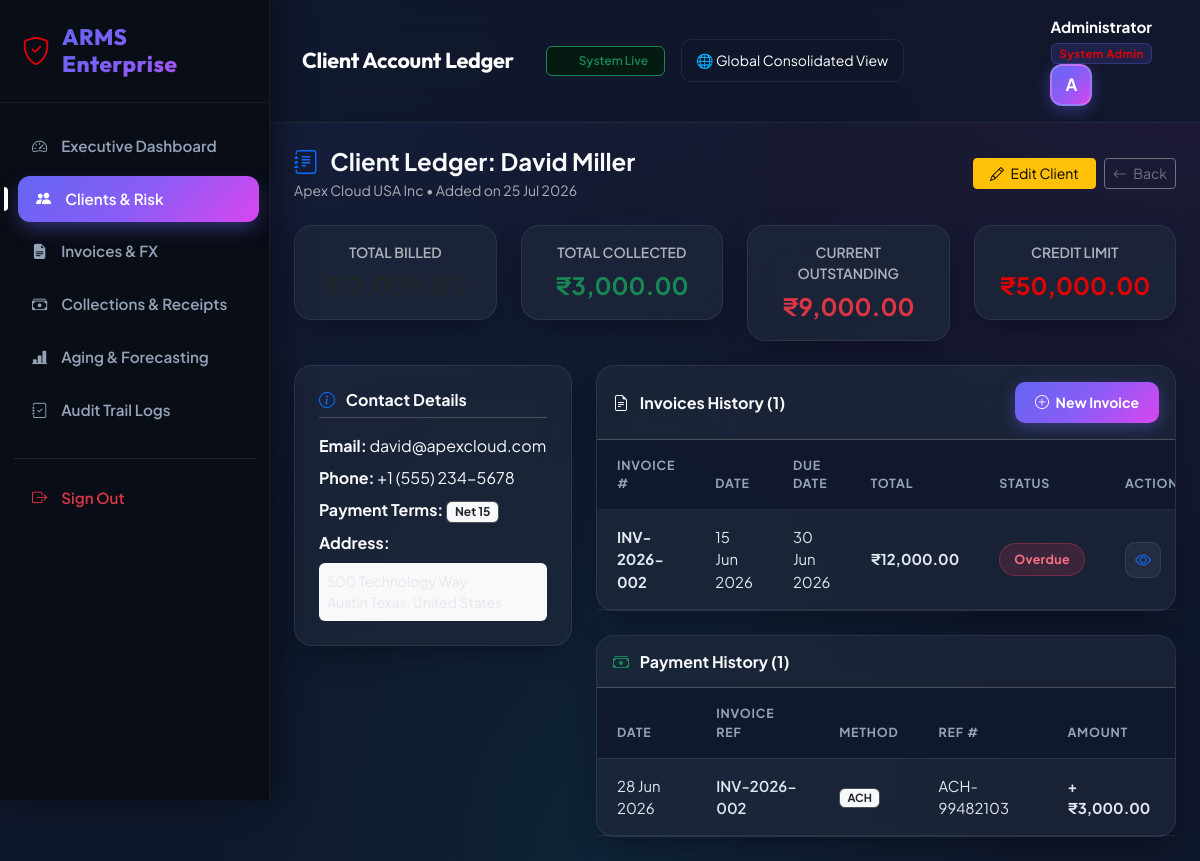
Page /customers/view.php?id=2 (signed in) on the committed database.
### tables this page shows
CREATE TABLE customers (
    customer_id INT AUTO_INCREMENT PRIMARY KEY,
    entity_id INT NOT NULL DEFAULT 1,
    customer_name VARCHAR(100) NOT NULL,
    company_name VARCHAR(150),
    email VARCHAR(100),
    phone VARCHAR(20),
    address TEXT,
    city VARCHAR(100),
    state VARCHAR(100),
    country VARCHAR(100),
    currency_code VARCHAR(10) DEFAULT 'INR',
    credit_limit DECIMAL(12,2) DEFAULT 100000.00,
    payment_terms VARCHAR(50) DEFAULT 'Net 30',
    risk_level ENUM('Low','Medium','High') DEFAULT 'Low',
    credit_hold TINYINT(1) DEFAULT 0,  
    created_at TIMESTAMP DEFAULT CURRENT_TIMESTAMP,
    FOREIGN KEY (entity_id) REFERENCES entities(entity_id) ON DELETE CASCADE
);

CREATE TABLE invoices (
    invoice_id INT AUTO_INCREMENT PRIMARY KEY,
    entity_id INT NOT NULL DEFAULT 1,
    customer_id INT NOT NULL,
    invoice_number VARCHAR(50) UNIQUE NOT NULL,
    invoice_date DATE NOT NULL,
    due_date DATE NOT NULL,
    currency_code VARCHAR(10) DEFAULT 'INR',
    fx_rate DECIMAL(10,4) DEFAULT 1.0000,  
    subtotal DECIMAL(12,2) NOT NULL DEFAULT 0.00,
    tax_amount DECIMAL(12,2) NOT NULL DEFAULT 0.00,
    total_amount DECIMAL(12,2) NOT NULL DEFAULT 0.00,
    paid_amount DECIMAL(12,2) NOT NULL DEFAULT 0.00,
    late_fee DECIMAL(12,2) NOT NULL DEFAULT 0.00,
    status ENUM('Pending','Partially Paid','Paid','Overdue') DEFAULT 'Pending',
    notes TEXT,
    created_at TIMESTAMP DEFAULT CURRENT_TIMESTAMP,
    FOREIGN KEY(entity_id) REFERENCES entities(entity_id) ON DELETE CASCADE,
    FOREIGN KEY(customer_id) REFERENCES customers(customer_id) ON DELETE CASCADE
);

CREATE TABLE payments (
    payment_id INT AUTO_INCREMENT PRIMARY KEY,
    invoice_id INT NOT NULL,
    payment_date DATE NOT NULL,
    amount DECIMAL(12,2) NOT NULL,
    currency_code VARCHAR(10) DEFAULT 'INR',
    fx_rate DECIMAL(10,4) DEFAULT 1.0000,
    payment_method ENUM('Wire Transfer','ACH','Credit Card','UPI','Cheque') DEFAULT 'Wire Transfer',
    reference_no VARCHAR(100),
    remarks TEXT,
    created_at TIMESTAMP DEFAULT CURRENT_TIMESTAMP,
    FOREIGN KEY (invoice_id) REFERENCES invoices(invoice_id) ON DELETE CASCADE
);

### customers/view.php (the view, shortened to what this page needs)
<?php
require_once "../config/database.php";
$id = intval($_GET['id'] ?? 0);
try {
    $stmt = $conn->prepare("SELECT * FROM customers WHERE customer_id = ?");
    $stmt->execute([$id]);
    $customer = $stmt->fetch(PDO::FETCH_ASSOC);
    $inv_stmt = $conn->prepare("
        SELECT * FROM invoices
        WHERE customer_id = ?
        ORDER BY invoice_id DESC
    ");
    $inv_stmt->execute([$id]);
    $invoices = $inv_stmt->fetchAll(PDO::FETCH_ASSOC);
    $pay_stmt = $conn->prepare("
        SELECT p.*, i.invoice_number
        FROM payments p
        JOIN invoices i ON p.invoice_id = i.invoice_id
        WHERE i.customer_id = ?
        ORDER BY p.payment_id DESC
    ");
    $pay_stmt->execute([$id]);
    $payments = $pay_stmt->fetchAll(PDO::FETCH_ASSOC);
    $total_billed = 0;
    $total_paid = 0;
    foreach ($invoices as $inv) {
        $total_billed += $inv['total_amount'];
        $total_paid += $inv['paid_amount'];
    }
    $balance_due = max(0, $total_billed - $total_paid);
} catch (PDOException $e) {
    die("Database Error: " . $e->getMessage());
}
include "../includes/header.php";
include "../includes/sidebar.php";
?>
<div class="content">
    <?php include "../includes/navbar.php"; ?>
    <div class="container-fluid p-4">
        <div class="d-flex justify-content-between align-items-center mb-4">
            <div>
                <h4 class="fw-bold mb-1"><i class="bi bi-journal-text text-primary me-2"></i> Client Ledger: <?= htmlspecialchars($customer['customer_name']) ?></h4>
                <p class="text-muted small mb-0"><?= htmlspecialchars($customer['company_name'] ?: 'Individual Client') ?> &bull; Added on <?= date('d M Y', strtotime($customer['created_at'])) ?></p>
            </div>
            <div class="d-flex gap-2">
                <a href="edit.php?id=<?= $id ?>" class="btn btn-warning btn-sm px-3"><i class="bi bi-pencil me-1"></i> Edit Client</a>
                <a href="index.php" class="btn btn-outline-secondary btn-sm"><i class="bi bi-arrow-left me-1"></i> Back</a>
            </div>
        </div>
        <div class="row g-4 mb-4">
            <div class="col-md-3">
                <div class="card-custom p-3 text-center">
                    <div class="small text-muted fw-semibold">TOTAL BILLED</div>
                    <div class="fs-4 fw-bold text-dark mt-1">₹<?= number_format($total_billed, 2) ?></div>
                </div>
            </div>
            <div class="col-md-3">
                <div class="card-custom p-3 text-center">
                    <div class="small text-muted fw-semibold">TOTAL COLLECTED</div>
                    <div class="fs-4 fw-bold text-success mt-1">₹<?= number_format($total_paid, 2) ?></div>
                </div>
            </div>
            <div class="col-md-3">
                <div class="card-custom p-3 text-center">
                    <div class="small text-muted fw-semibold">CURRENT OUTSTANDING</div>
                    <div class="fs-4 fw-bold <?= $balance_due > 0 ? 'text-danger' : 'text-success' ?> mt-1">₹<?= number_format($balance_due, 2) ?></div>
                </div>
            </div>
            <div class="col-md-3">
                <div class="card-custom p-3 text-center">
                    <div class="small text-muted fw-semibold">CREDIT LIMIT</div>
                    <div class="fs-4 fw-bold text-indigo mt-1">₹<?= number_format($customer['credit_limit'] ?? 50000, 2) ?></div>
                </div>
            </div>
        </div>
        <div class="row g-4">
            <div class="col-lg-4">
                <div class="card-custom p-4">
                    <h6 class="fw-bold border-bottom pb-2 mb-3"><i class="bi bi-info-circle text-primary me-2"></i> Contact Details</h6>
                    <div class="mb-2"><strong>Email:</strong> <?= htmlspecialchars($customer['email'] ?: 'N/A') ?></div>
                    <div class="mb-2"><strong>Phone:</strong> <?= htmlspecialchars($customer['phone'] ?: 'N/A') ?></div>
                    <div class="mb-2"><strong>Payment Terms:</strong> <span class="badge bg-light text-dark border"><?= htmlspecialchars($customer['payment_terms'] ?? 'Net 30') ?></span></div>
                    <div class="mb-2"><strong>Address:</strong></div>
                    <div class="text-muted small bg-light p-2 rounded">
                        <?= nl2br(htmlspecialchars($customer['address'] ?: 'No address specified')) ?><br>
                    </div>
                </div>
            </div>
            <div class="col-lg-8">
                <div class="card-custom">
                    <div class="p-3 border-bottom d-flex justify-content-between align-items-center">
                        <h6 class="fw-bold mb-0"><i class="bi bi-file-earmark-text me-2"></i> Invoices History (<?= count($invoices) ?>)</h6>
                        <a href="../invoices/add.php?customer_id=<?= $id ?>" class="btn btn-primary btn-sm"><i class="bi bi-plus-circle me-1"></i> New Invoice</a>
                    </div>
                    <div class="table-responsive">
                        <table class="table table-custom mb-0">
                            <thead>
                                <tr>
                                    <th>Invoice #</th>
                                    <th>Date</th>
                                    <th>Due Date</th>
                                    <th>Total</th>
                                    <th>Status</th>
                                    <th>Action</th>
                                </tr>
                            </thead>
                            <tbody>
                                <?php if (count($invoices) > 0): ?>
                                    <?php foreach ($invoices as $inv):
                                        $badge_class = 'badge-pending';
                                        if ($inv['status'] === 'Paid') $badge_class = 'badge-paid';
                                        elseif ($inv['status'] === 'Partially Paid') $badge_class = 'badge-partial';
                                        elseif ($inv['status'] === 'Overdue' || ($inv['due_date'] < date('Y-m-d') && $inv['status'] !== 'Paid')) $badge_class = 'badge-overdue';
                                    ?>
                                        <tr>
                                            <td class="fw-bold text-indigo"><?= htmlspecialchars($inv['invoice_number']) ?></td>
                                            <td class="small"><?= date('d M Y', strtotime($inv['invoice_date'])) ?></td>
                                            <td class="small"><?= date('d M Y', strtotime($inv['due_date'])) ?></td>
                                            <td class="fw-bold">₹<?= number_format($inv['total_amount'], 2) ?></td>
                                            <td><span class="badge-status <?= $badge_class ?>"><?= htmlspecialchars($inv['status']) ?></span></td>
                                            <td>
                                                <a href="../invoices/view.php?id=<?= $inv['invoice_id'] ?>" class="btn btn-action btn-light text-primary"><i class="bi bi-eye"></i></a>
                                            </td>
                                        </tr>
                                    <?php endforeach; ?>
                                <?php else: ?>
                                    <tr>
                                        <td colspan="6" class="text-center text-muted py-4">No invoices billed to this client yet.</td>
                                    </tr>
                                <?php endif; ?>
                            </tbody>
                        </table>
                    </div>
                </div>
                <div class="card-custom mt-4">
                    <div class="p-3 border-bottom">
                        <h6 class="fw-bold mb-0"><i class="bi bi-cash-stack text-success me-2"></i> Payment History (<?= count($payments) ?>)</h6>
                    </div>
                    <div class="table-responsive">
                        <table class="table table-custom mb-0">
                            <thead>
                                <tr>
                                    <th>Date</th>
                                    <th>Invoice Ref</th>
                                    <th>Method</th>
                                    <th>Ref #</th>
                                    <th>Amount</th>
                                </tr>
                            </thead>
                            <tbody>
                                <?php if (count($payments) > 0): ?>
                                    <?php foreach ($payments as $p): ?>
                                        <tr>
                                            <td class="small"><?= date('d M Y', strtotime($p['payment_date'])) ?></td>
                                            <td class="fw-semibold text-indigo"><?= htmlspecialchars($p['invoice_number']) ?></td>
                                            <td><span class="badge bg-light text-dark border"><?= htmlspecialchars($p['payment_method']) ?></span></td>
                                            <td class="small"><?= htmlspecialchars($p['reference_no'] ?: 'N/A') ?></td>
                                            <td class="fw-bold text-success">+₹<?= number_format($p['amount'], 2) ?></td>
                                        </tr>
                                    <?php endforeach; ?>
                                <?php else: ?>
                                    <tr>
                                        <td colspan="5" class="text-center text-muted py-4">No payments recorded yet.</td>
                                    </tr>
                                <?php endif; ?>
                            </tbody>
                        </table>
                    </div>
                </div>
            </div>
        </div>
    </div>
</div>
<?php include "../includes/footer.php"; ?>

### assets/css/dashboard.css (style rules this page uses)
:root { --primary: #6366f1; --primary-gradient: linear-gradient(135deg, #6366f1 0%, #8b5cf6 50%, #d946ef 100%); --primary-glow: rgba(99, 102, 241, 0.25); --bg-main: #0f172a; --bg-card: rgba(30, 41, 59, 0.7); --bg-card-hover: rgba(30, 41, 59, 0.9); --border-glass: rgba(255, 255, 255, 0.08); --border-highlight: rgba(99, 102, 241, 0.3); --sidebar-bg: #090d16; --sidebar-border: rgba(255, 255, 255, 0.06); --text-main: #f8fafc; --text-muted: #94a3b8; --text-dark: #e2e8f0; --success: #10b981; --success-bg: rgba(16, 185, 129, 0.12); --warning: #f59e0b; --warning-bg: rgba(245, 158, 11, 0.12); --danger: #f43f5e; --danger-bg: rgba(244, 63, 94, 0.12); --info: #06b6d4; --info-bg: rgba(6, 182, 212, 0.12); --shadow-card: 0 10px 30px -10px rgba(0, 0, 0, 0.5), 0 0 15px rgba(99, 102, 241, 0.05); --shadow-hover: 0 20px 40px -15px rgba(99, 102, 241, 0.25), 0 0 25px rgba(168, 85, 247, 0.15); }
body { font-family: 'Plus Jakarta Sans', 'Outfit', sans-serif; background-color: var(--bg-main); background-image: radial-gradient(at 0% 0%, rgba(99, 102, 241, 0.12) 0px, transparent 50%), radial-gradient(at 100% 0%, rgba(217, 70, 239, 0.08) 0px, transparent 50%), radial-gradient(at 50% 100%, rgba(6, 182, 212, 0.08) 0px, transparent 50%); background-attachment: fixed; color: var(--text-main); margin: 0; padding: 0; min-height: 100vh; }
.content { margin-left: 270px; min-height: 100vh; display: flex; flex-direction: column; }
.card-custom { background: var(--bg-card); backdrop-filter: blur(16px); -webkit-backdrop-filter: blur(16px); border: 1px solid var(--border-glass); border-radius: 18px; box-shadow: var(--shadow-card); transition: all 0.3s cubic-bezier(0.4, 0, 0.2, 1); color: var(--text-main); }
.text-indigo { color: #e00303 !important; }
.badge-status { padding: 6px 14px; font-weight: 700; font-size: 0.78rem; border-radius: 30px; display: inline-flex; align-items: center; gap: 6px; letter-spacing: 0.3px; }
.badge-overdue { background: rgba(244, 63, 94, 0.15); color: #fb7185; border: 1px solid rgba(244, 63, 94, 0.3); }
.table-custom { color: var(--text-main); margin: 0; }
.table-custom th { background: rgba(15, 23, 42, 0.8) !important; color: var(--text-muted) !important; font-weight: 700; font-size: 0.78rem; text-transform: uppercase; letter-spacing: 0.8px; border-bottom: 1px solid var(--border-glass) !important; padding: 16px 20px !important; }
.table-custom td { padding: 16px 20px !important; vertical-align: middle; color: var(--text-dark) !important; border-bottom: 1px solid var(--border-glass) !important; background: transparent !important; font-size: 0.93rem; }
.btn-primary { background: var(--primary-gradient); border: none; border-radius: 10px; font-weight: 700; padding: 10px 20px; box-shadow: 0 4px 15px rgba(99, 102, 241, 0.4); transition: all 0.25s ease; }
.btn-action { width: 36px; height: 36px; padding: 0; display: inline-flex; align-items: center; justify-content: center; border-radius: 10px; background: rgba(255, 255, 255, 0.05); border: 1px solid var(--border-glass); color: var(--text-main); transition: all 0.2s ease; }

### rows in the picture
customers: customer_name "David Miller", company_name "Apex Cloud USA Inc", created_at "25 Jul 2026", credit_limit "50,000.00", email "david@apexcloud.com", phone "+1 (555) 234-5678", payment_terms "Net 15"
invoices: invoice_number "INV-2026-002", invoice_date "15 Jun 2026", due_date "30 Jun 2026", total_amount "12,000.00", status "Overdue"
payments: payment_date "28 Jun 2026", invoice.invoice_number "INV-2026-002", payment_method "ACH", reference_no "ACH-99482103", amount "3,000.00"

### other values in the picture
$page_header "Client Account Ledger"
$user_name "Administrator"
$user_role "System Admin"
$initial "A"
$total_paid "3,000.00"
$balance_due "9,000.00"
count($invoices) "1"
count($payments) "1"
